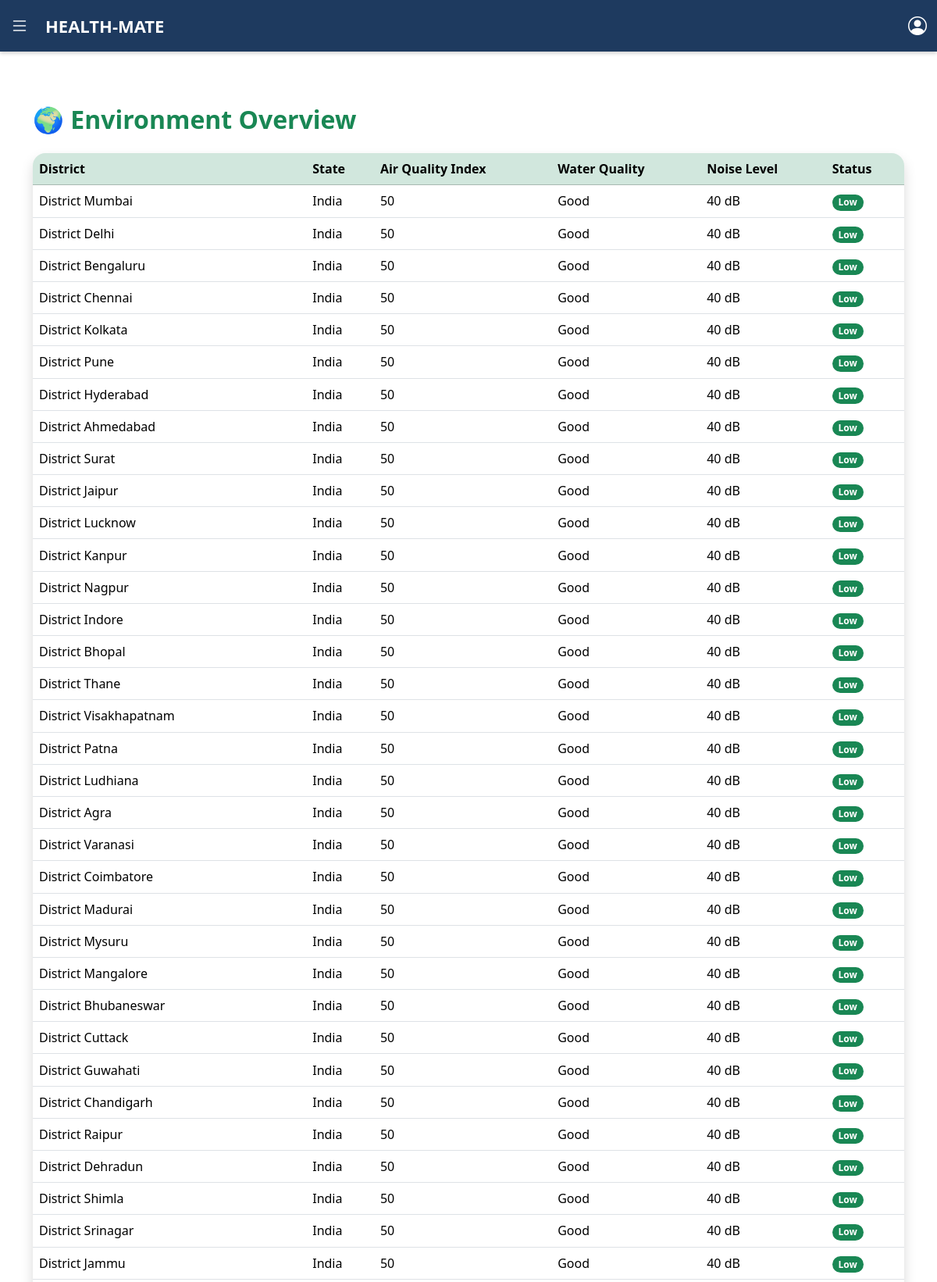
/environment-overview/ (signed in, upper part), run on the app's committed database.
### test1/models.py (models this page shows, shortened)
class District(models.Model):
    name = models.CharField(max_length=100)
    state = models.CharField(max_length=100)
    population = models.PositiveIntegerField(null=True, blank=True)

### test1/views.py (the view)
# urls.py: path('environment-overview/', views.environment_overview, name='environment_overview'),
@login_required
def environment_overview(request):
    districts = District.objects.all()
    overview = []
    for d in districts:
        reports = Report.objects.filter(district=d, disease__category='environmental')
        total_cases = reports.aggregate(Sum('number_of_cases'))['number_of_cases__sum'] or 0
        avg_severity = "High" if total_cases > 50 else "Moderate" if total_cases > 20 else "Low"
        overview.append({
            'district': d.name,
            'state': d.state,
            'aqi': total_cases + 50,  # demo metric
            'water_quality': "Good" if total_cases < 20 else "Poor",
            'noise_level': f"{40 + total_cases//5} dB",
            'status': avg_severity
        })
    return render(request, 'test1/environment_overview.html', {'overview': overview})

### test1/templates/test1/environment_overview.html (shortened to what this page needs)
{% extends "test1/base.html" %}
{% block content %}
<div class="container py-5">
  <h2 class="fw-bold text-success mb-4">🌍 Environment Overview</h2>
  <div class="table-responsive shadow rounded-4 overflow-hidden">
    <table class="table table-hover align-middle">
      <thead class="table-success">
        <tr>
          <th>District</th>
          <th>State</th>
          <th>Air Quality Index</th>
          <th>Water Quality</th>
          <th>Noise Level</th>
          <th>Status</th>
        </tr>
      </thead>
      <tbody>
        {% for data in overview %}
        <tr>
          <td>{{ data.district }}</td>
          <td>{{ data.state }}</td>
          <td>{{ data.aqi }}</td>
          <td>{{ data.water_quality }}</td>
          <td>{{ data.noise_level }}</td>
          <td>
            {% if data.status == "High" %}
              <span class="badge bg-danger rounded-pill">High</span>
            {% elif data.status == "Moderate" %}
              <span class="badge bg-warning text-dark rounded-pill">Moderate</span>
            {% else %}
              <span class="badge bg-success rounded-pill">Low</span>
            {% endif %}
          </td>
        </tr>
        {% endfor %}
      </tbody>
    </table>
  </div>
</div>
{% endblock %}

### test1/templates/test1/base.html (style rules this page uses)
body { margin: 0; padding: 0; font-family: "Poppins", sans-serif; background-color: #f8fafc; }

### test1/templates/test1/navbar.html (style rules this page uses)
body { margin: 0; font-family: "Poppins", sans-serif; }

### data on the page
District: district "District Mumbai", state "India"
District: district "District Delhi", state "India"
District: district "District Bengaluru", state "India"
District: district "District Chennai", state "India"
District: district "District Kolkata", state "India"
District: district "District Pune", state "India"
District: district "District Hyderabad", state "India"
District: district "District Ahmedabad", state "India"
District: district "District Surat", state "India"
District: district "District Jaipur", state "India"
District: district "District Lucknow", state "India"
District: district "District Kanpur", state "India"
District: district "District Nagpur", state "India"
District: district "District Indore", state "India"
District: district "District Bhopal", state "India"
District: district "District Thane", state "India"
District: district "District Visakhapatnam", state "India"
District: district "District Patna", state "India"
District: district "District Ludhiana", state "India"
District: district "District Agra", state "India"
District: district "District Varanasi", state "India"
District: district "District Coimbatore", state "India"
District: district "District Madurai", state "India"
District: district "District Mysuru", state "India"
District: district "District Mangalore", state "India"
District: district "District Bhubaneswar", state "India"
District: district "District Cuttack", state "India"
District: district "District Guwahati", state "India"
District: district "District Chandigarh", state "India"
District: district "District Raipur", state "India"
District: district "District Dehradun", state "India"
District: district "District Shimla", state "India"
District: district "District Srinagar", state "India"
District: district "District Jammu", state "India"

### other printed values
{{ data.aqi }} "50" "50" "50" "50" "50" "50" "50" "50" "50" "50" "50" "50" "50" "50" "50" "50" "50" "50" "50" "50" "50" "50" "50" "50" "50" "50" "50" "50" "50" "50" "50" "50" "50" "50"
{{ data.water_quality }} "Good" "Good" "Good" "Good" "Good" "Good" "Good" "Good" "Good" "Good" "Good" "Good" "Good" "Good" "Good" "Good" "Good" "Good" "Good" "Good" "Good" "Good" "Good" "Good" "Good" "Good" "Good" "Good" "Good" "Good" "Good" "Good" "Good" "Good"
{{ data.noise_level }} "40 dB" "40 dB" "40 dB" "40 dB" "40 dB" "40 dB" "40 dB" "40 dB" "40 dB" "40 dB" "40 dB" "40 dB" "40 dB" "40 dB" "40 dB" "40 dB" "40 dB" "40 dB" "40 dB" "40 dB" "40 dB" "40 dB" "40 dB" "40 dB" "40 dB" "40 dB" "40 dB" "40 dB" "40 dB" "40 dB" "40 dB" "40 dB" "40 dB" "40 dB"
